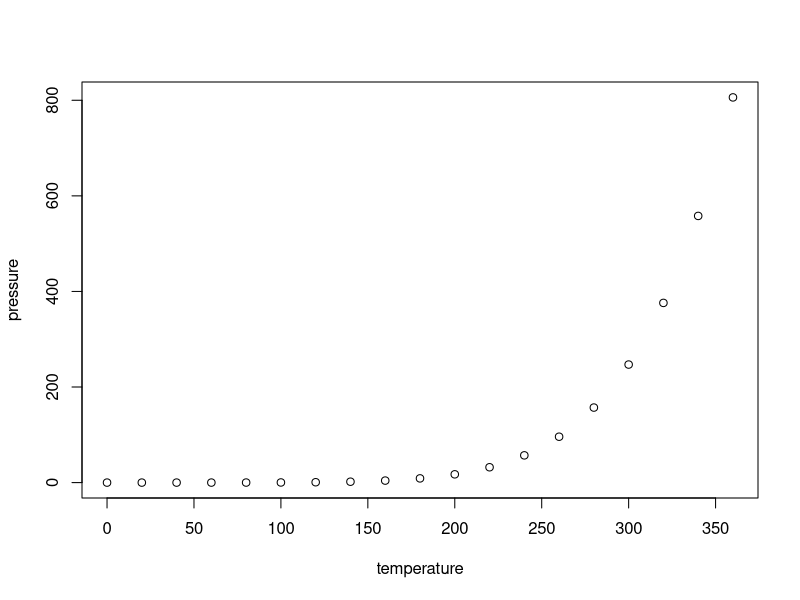
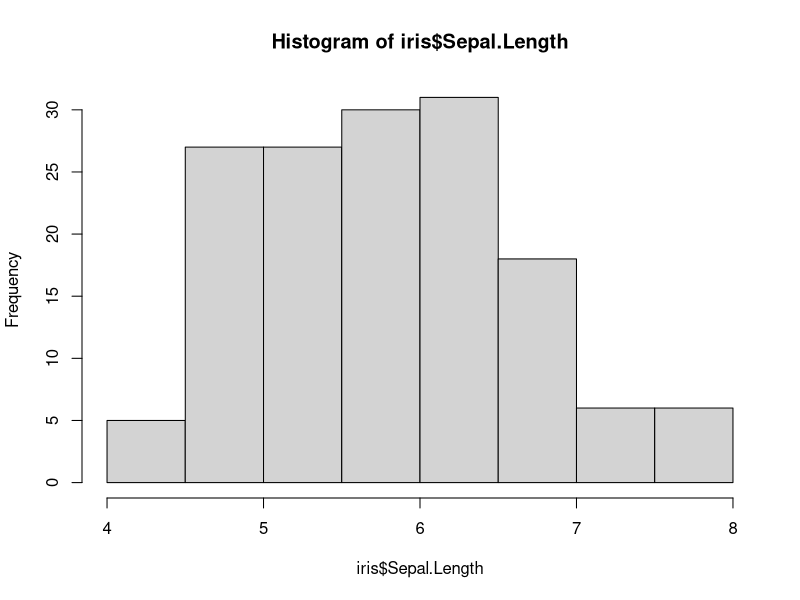
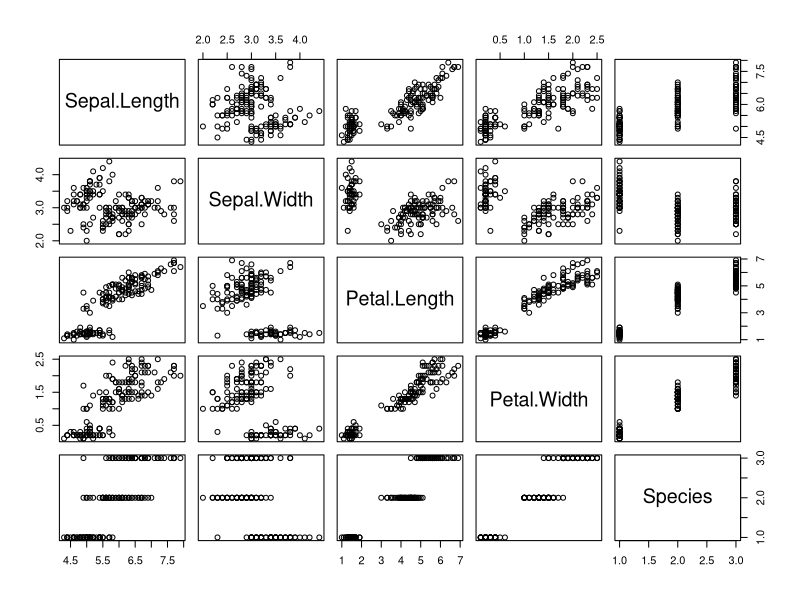

Reproduce these figures in R, in order.
## ---- chunk 1
knitr::opts_chunk$set(echo = TRUE)
library(dplyr)
## ---- chunk 2
summary(cars)
## ---- chunk 3
plot(pressure)
## ---- chunk 4
hist(iris$Sepal.Length)
## ---- chunk 5
plot(iris)
## ---- chunk 6

lm(iris$Sepal.Length~iris$Petal.Length) %>% summary
## ---- chunk 7
lm(iris$Sepal.Length~iris$Sepal.Width + iris$Petal.Length) %>% summary
